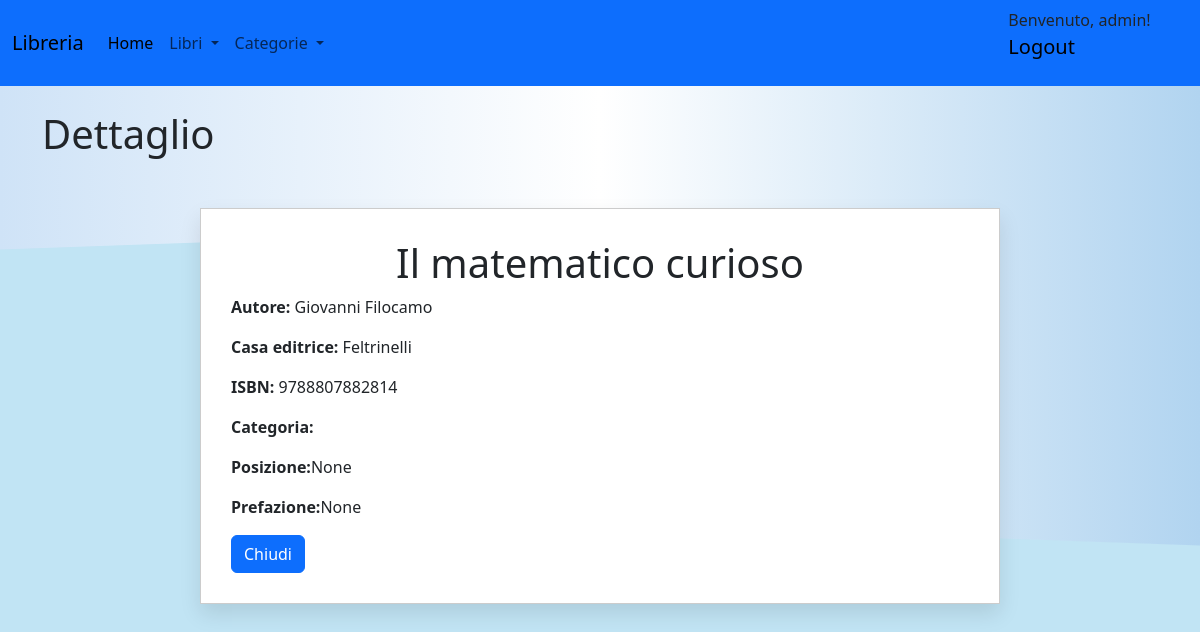
The app's page /api/libro/1 (signed in) with its own data.
### models/models.py (models this page shows, shortened)
class Utente(db.Model):
    __tablename__ = "utenti"
    id = db.Column(db.Integer, primary_key=True)
    username = db.Column(db.String(50), unique=True, nullable=False)
    email = db.Column(db.String(100), unique=True, nullable=False)
    password_hash = db.Column(db.String(200), nullable=False)
    @property
    def is_authenticated(self):
        return True

class Libri(db.Model):
    __tablename__ = "libri"
    id = db.Column(db.Integer, primary_key=True)
    titolo = db.Column(db.String(100), nullable=False)
    autore_id = db.Column(db.Integer, db.ForeignKey('autori.id'), nullable=False)
    casa_editrice = db.Column(db.String(50))
    isbn = db.Column(db.String(13))
    categoria_id = db.Column(db.Integer, db.ForeignKey('categorie.id'), nullable=False)
    posizione = db.Column(db.String(20))
    prefazione = db.Column(db.String(5000))

class Autori(db.Model):
    __tablename__ = "autori"
    id = db.Column(db.Integer, primary_key=True)
    nome = db.Column(db.String(25))
    cognome = db.Column(db.String(25))
    libri = db.relationship('Libri', backref='autore', lazy=True)

### routes/libri.py (the view)
@libri_bp.route('/libro/<int:libro_id>', methods=['GET'])
@login_required
def get_libro_by_id(libro_id):
    libro = get_by_id(libro_id)
    return render_template('dettaglio_libro.html',libro=libro)

### app.py (called while the page is built)
@login_manager.user_loader
def load_user(user_id):
    return Utente.query.get(int(user_id))

### services/libri_service.py (called while the page is built)
def get_by_id(id):
    return Libri.query.get_or_404(id)

### templates/dettaglio_libro.html
{% extends "form.html" %}
{% block content %}
<h1 class="mb-4">Dettaglio</h1>
<div class="container">
  <div class="book">
    <h1 class="text-center">{{libro.titolo}}</h1>
    <p class="card-text"><strong>Autore: </strong>{{ libro.autore.nome}} {{ libro.autore.cognome}}</p>
    <p class="card-text"><strong>Casa editrice: </strong>{{libro.casa_editrice}}</p>
    <p class="card-text"><strong>ISBN: </strong>{{libro.isbn}}</p>
    <p class="card-text"><strong>Categoria: </strong>{{libro.categoria.categoria}}</p>
    <p class="card-text"><strong>Posizione:</strong>{{libro.posizione}}</p>
    <p class="card-text"><strong>Prefazione:</strong>{{libro.prefazione}}</p>
    <a href="/api/libri" class="btn btn-primary">Chiudi</a>
  </div>
</div>
{% endblock %}

### templates/form.html (shortened to what this page needs)
<!DOCTYPE html>
<html lang="it">
<head>
    <link href="{{ url_for('static', filename='css/style.css') }}" rel="stylesheet">
    <link href="https://cdn.jsdelivr.net/npm/bootstrap@5.3.2/dist/css/bootstrap.min.css" rel="stylesheet">
    <link href="https://cdnjs.cloudflare.com/ajax/libs/font-awesome/6.5.1/css/all.min.css" rel="stylesheet">
    <link href="https://cdnjs.cloudflare.com/ajax/libs/twitter-bootstrap/5.3.0/css/bootstrap.min.css" rel="stylesheet">
    <link href="https://cdn.datatables.net/2.1.8/css/dataTables.bootstrap5.css" rel="stylesheet">
</head>
<body>
    <nav class="navbar navbar-expand-lg">
        <div class="container-fluid">
            <a class="navbar-brand" href="#">Libreria</a>
            <div class="collapse navbar-collapse" id="navbarSupportedContent">
                <ul class="navbar-nav me-auto mb-2 mb-lg-0">
                    <li class="nav-item">
                        <a class="nav-link active" aria-current="page" href="/home">Home</a>
                    </li>
                    <li class="nav-item dropdown">
                        <a class="nav-link dropdown-toggle" href="#" role="button" data-bs-toggle="dropdown"
                            aria-expanded="false">
                            Libri
                        </a>
                    </li>
                    <li class="nav-item dropdown">
                        <a class="nav-link dropdown-toggle" href="#" role="button" data-bs-toggle="dropdown"
                            aria-expanded="false">
                            Categorie
                        </a>
                    </li>
                </ul>
            </div>
        </div>
        {% if current_user.is_authenticated %}
        <p>Benvenuto, {{ current_user.username }}!
            <a class="navbar-brand" href="{{ url_for('utenti.logout') }}">Logout</a>
        </p>
        {% else %}
        <a class="navbar-brand" href="{{ url_for('utenti.login') }}">Login</a>
        <a class="navbar-brand" href="{{ url_for('utenti.register') }}">Registrati</a>
        {% endif %}
    </nav>
    <div class="container mt-4">
        {% block content %}{% endblock %}
    </div>
</body>
</html>

### static/css/style.css (style rules this page uses)
:root { --primary-color: #4CAF50; --hover-color: #45a049; --background-color: #fff; --btn-primary: #0d6efd; }
body { background: linear-gradient(to right, #cfe3f7, #fff, #b1d4f0); color: #333; font-family: 'Times New Roman', Times, serif; }
nav.navbar { background-color: var(--btn-primary); }
.book { max-width: 800px; margin: 50px auto; padding: 30px; background-color: #fff; box-shadow: 0 10px 20px rgba(0, 0, 0, 0.1); border: 1px solid #ccc; }
.book::before, .book::after { content: ''; position: absolute; width: 50%; height: 100%; background: #c1e4f4; z-index: -1; }
.book::before { left: 0; transform: skewY(-2deg); }
.book::after { right: 0; transform: skewY(2deg); }

### records on screen
Utente: username "admin"
Libri: titolo "Il matematico curioso", casa_editrice "Feltrinelli", isbn "9788807882814", posizione "None", prefazione "None"
Autori: autore.nome "Giovanni", autore.cognome "Filocamo"
